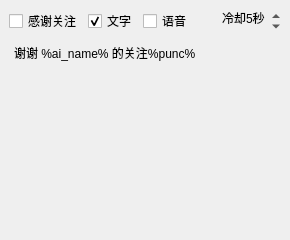
          <widget class="QWidget" name="page_3">
           <layout class="QVBoxLayout" name="verticalLayout_36">
            <property name="leftMargin">
             <number>9</number>
            </property>
            <property name="topMargin">
             <number>9</number>
            </property>
            <property name="rightMargin">
             <number>9</number>
            </property>
            <property name="bottomMargin">
             <number>9</number>
            </property>
            <item>
             <layout class="QHBoxLayout" name="horizontalLayout_17">
              <property name="topMargin">
               <number>0</number>
              </property>
              <item>
               <widget class="QCheckBox" name="autoSendAttentionCheck">
                <property name="cursor">
                 <cursorShape>PointingHandCursor</cursorShape>
                </property>
                <property name="text">
                 <string>感谢关注</string>
                </property>
               </widget>
              </item>
              <item>
               <spacer name="horizontalSpacer_5">
                <property name="orientation">
                 <enum>Qt::Horizontal</enum>
                </property>
                <property name="sizeHint" stdset="0">
                 <size>
                  <width>0</width>
                  <height>20</height>
                 </size>
                </property>
               </spacer>
              </item>
              <item>
               <widget class="QCheckBox" name="sendAttentionTextCheck">
                <property name="cursor">
                 <cursorShape>PointingHandCursor</cursorShape>
                </property>
                <property name="text">
                 <string>文字</string>
                </property>
                <property name="checked">
                 <bool>true</bool>
                </property>
               </widget>
              </item>
              <item>
               <widget class="QCheckBox" name="sendAttentionVoiceCheck">
                <property name="cursor">
                 <cursorShape>PointingHandCursor</cursorShape>
                </property>
                <property name="text">
                 <string>语音</string>
                </property>
               </widget>
              </item>
              <item>
               <widget class="QSpinBox" name="sendAttentionCDSpin">
                <property name="contextMenuPolicy">
                 <enum>Qt::NoContextMenu</enum>
                </property>
                <property name="styleSheet">
                 <string notr="true">QSpinBox
{
	background: transparent;
}</string>
                </property>
                <property name="frame">
                 <bool>false</bool>
                </property>
                <property name="alignment">
                 <set>Qt::AlignRight|Qt::AlignTrailing|Qt::AlignVCenter</set>
                </property>
                <property name="suffix">
                 <string>秒</string>
                </property>
                <property name="prefix">
                 <string>冷却</string>
                </property>
                <property name="minimum">
                 <number>1</number>
                </property>
                <property name="maximum">
                 <number>600</number>
                </property>
                <property name="singleStep">
                 <number>1</number>
                </property>
                <property name="value">
                 <number>5</number>
                </property>
               </widget>
              </item>
             </layout>
            </item>
            <item>
             <widget class="ConditionEditor" name="autoAttentionWordsEdit">
              <property name="toolTip">
               <string/>
              </property>
              <property name="styleSheet">
               <string notr="true">QPlainTextEdit
{
	background: transparent;
}</string>
              </property>
              <property name="plainText">
               <string>谢谢 %ai_name% 的关注%punc%</string>
              </property>
             </widget>
            </item>
           </layout>
          </widget>
